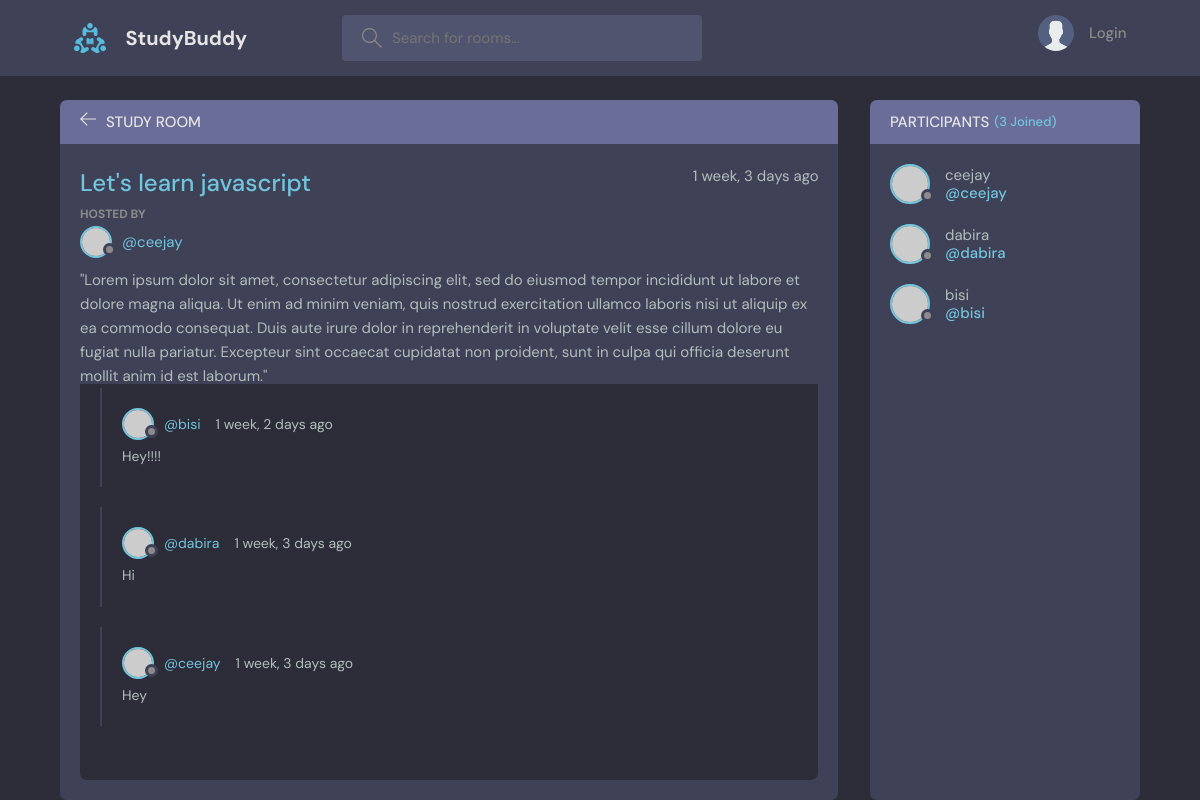
The app's page /room/1, older data.
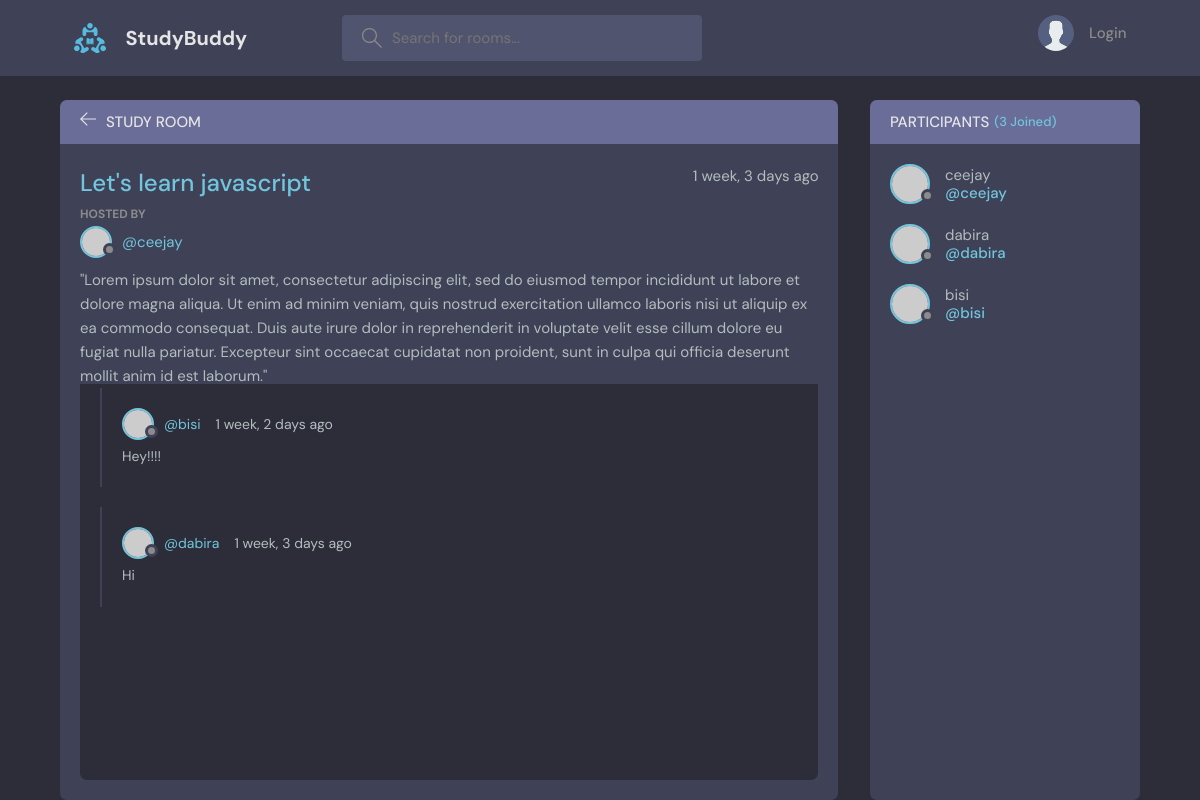
The same page, newer data.
### base/models.py (models this page shows, shortened)
class Message(models.Model):
    user = models.ForeignKey(User, on_delete=models.CASCADE)
    room = models.ForeignKey(Room, on_delete=models.CASCADE)
    body = models.TextField()
    updated = models.DateTimeField(auto_now=True)
    created = models.DateTimeField(auto_now_add=True)
    class Meta:
        ordering = ['-updated', '-created']

### base/views.py (the view, shortened to what this page needs)
# urls.py: path('room/<str:pk>', views.room, name='room'),
def room(request, pk):
    room = Room.objects.get(id=pk)
    room_messages = room.message_set.all()
    participants = room.participants.all()
    context = {'room': room, 'room_messages': room_messages, 'participants': participants}
    return render(request, 'base/room.html', context)

### base/models.py (called while the page is built)
    def __str__(self):
        return self.name

### base/templates/base/room.html (shortened to what this page needs)
{% extends 'main.html' %} {% block content %}
<main class="profile-page layout layout--2">
  <div class="container">
    <div class="room">
      <div class="room__top">
        <div class="room__topLeft">
          <a href="../">
            <svg
              version="1.1"
              xmlns="http://www.w3.org/2000/svg"
              width="32"
              height="32"
              viewBox="0 0 32 32"
            >
              <title>arrow-left</title>
              <path
                d="M13.723 2.286l-13.723 13.714 13.719 13.714 1.616-1.611-10.96-10.96h27.625v-2.286h-27.625l10.965-10.965-1.616-1.607z"
              ></path>
            </svg>
          </a>
          <h3>Study Room</h3>
        </div>
      </div>
      <div class="room__box scroll">
        <div class="room__header scroll">
          <div class="room__info">
            <h3>{{room.name}}</h3>
            <span>{{room.created|timesince}} ago</span>
          </div>
          <div class="room__hosted">
            <p>Hosted By</p>
            <a
              href="{% url 'user-profile' room.host.id %}"
              class="room__author"
            >
              <div class="avatar avatar--small">
                <img src="https://randomuser.me/api/portraits/men/37.jpg" />
              </div>
              <span>@{{room.host.username}}</span>
            </a>
          </div>
          <div class="room__details">{{room.description}}</div>
        </div>
        <div class="room__conversation">
          <div class="threads scroll">
            {% for message in room_messages %}
            <div class="thread">
              <div class="thread__top">
                <div class="thread__author">
                  <a
                    href="{% url 'user-profile' message.user.id %}"
                    class="thread__authorInfo"
                  >
                    <div class="avatar avatar--small">
                      <img
                        src="https://randomuser.me/api/portraits/men/37.jpg"
                      />
                    </div>
                    <span>@{{message.user.username}}</span>
                  </a>
                  <span class="thread__date">
                    {{message.created|timesince}} ago</span
                  >
                </div>
              </div>
              <div class="thread__details">{{message.body}}</div>
            </div>
            {% endfor %}
          </div>
        </div>
      </div>
    </div>
    <div class="participants">
      <h3 class="participants__top">
        Participants
        <span>({{participants.count}} Joined)</span>
      </h3>
      <div class="participants__list scroll">
        {% for user in participants %}
        <a href="{% url 'user-profile' user.id %}" class="participant">
          <div class="avatar avatar--medium">
            <img src="https://randomuser.me/api/portraits/men/37.jpg" />
          </div>
          <p>
            {{user.username}}
            <span>@{{user.username}}</span>
          </p>
        </a>
        {% endfor %}
      </div>
    </div>
  </div>
</main>
{% endblock %}

Row changes from the older to the newer data that the page shows:
removed Message: user.username "ceejay", created "1 week, 3 days", body "Hey"
